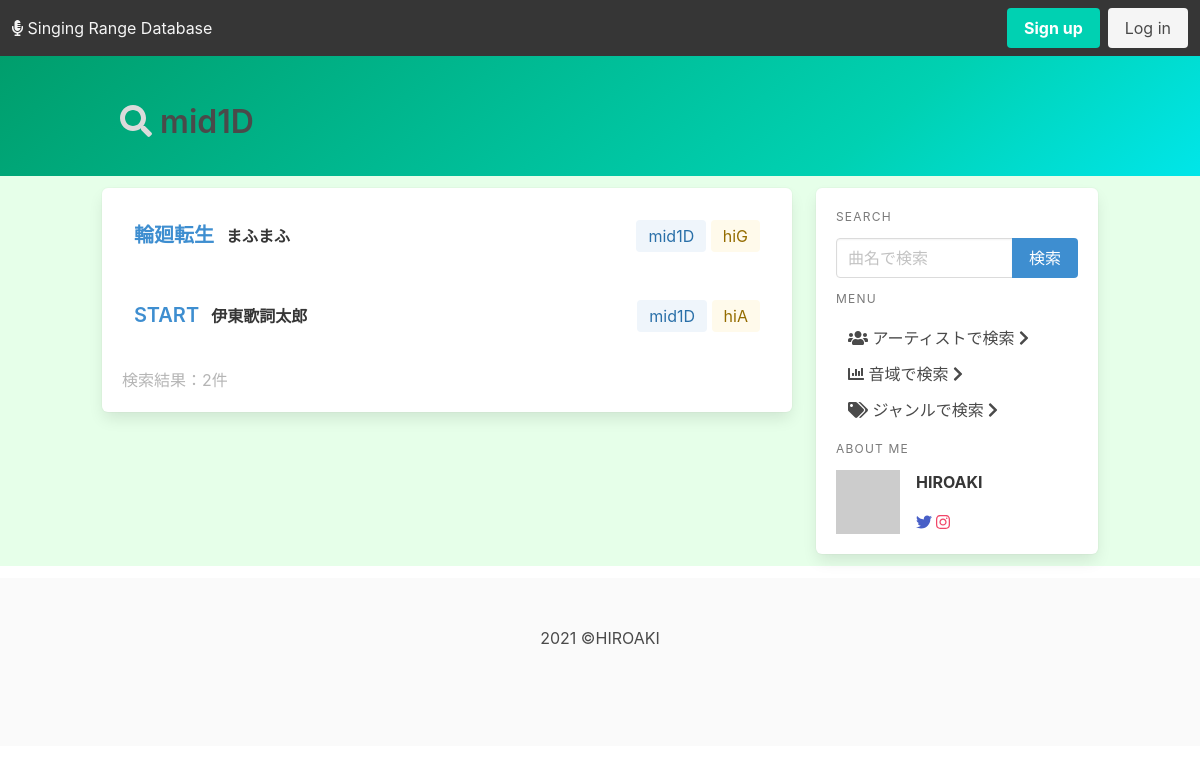
Screenshot of /ranges/search-result/range-M1D with the database file from the repository.
### ranges/models.py (models this page shows, shortened)
class Note(models.Model):
    note_id = models.CharField(max_length=5, primary_key=True)
    note_name = models.CharField(max_length=50)
    def __str__(self):
        return self.note_name

class Range(models.Model):
    song = models.ForeignKey(
        Song, on_delete=models.CASCADE, to_field="song_id", related_name="song")
    artist = models.ForeignKey(
        Artist, on_delete=models.CASCADE, to_field="artist_id", related_name="artist")
    performer = models.ManyToManyField(Artist, related_name="performer_name")
    lowest_note = models.ForeignKey(
        Note, on_delete=models.CASCADE, to_field="note_id", related_name="low_note")
    highest_note = models.ForeignKey(
        Note, on_delete=models.CASCADE, to_field="note_id", related_name="high_note")
    fake_note = models.ForeignKey(
        Note, on_delete=models.CASCADE, to_field="note_id", related_name="fake_note", null=True, blank=True)
    genre = models.ForeignKey(Genre, on_delete=models.CASCADE)
    release_date = models.DateTimeField('date released', null=True, blank=True)
    pub_date = models.DateTimeField(default=timezone.now())
    latest_update = models.DateTimeField('date update lately', auto_now=True)
    class Meta:
        unique_together = ['song', 'artist']

class Song(models.Model):
    class Meta:
        ordering = ('song_name',)
    song_id = models.AutoField(primary_key=True)
    song_name = models.CharField("Tilte", max_length=100)
    composer = models.ManyToManyField(Artist, related_name="composer_name")
    lyricist = models.ManyToManyField(Artist, related_name="lyricist_name")
    arranger = models.ManyToManyField(
        Artist, related_name="arranger_name", null=True, blank=True)
    def get_composer(self):
        return "\n".join([a.artist_name for a in self.composer.all()])
    def get_lyricist(self):
        return "\n".join([a.artist_name for a in self.lyricist.all()])
    def get_arranger(self):
        return "\n".join([a.artist_name for a in self.arranger.all()])
    get_composer.short_description = 'Composer'
    get_lyricist.short_description = 'Lyricist'
    get_arranger.short_description = 'Arranger'

class Artist(models.Model):
    artist_id = models.CharField(max_length=10, primary_key=True)
    artist_name = models.CharField("Artist's name", max_length=50)
    class Meta:
        ordering = ('artist_name', )

### ranges/views.py (the view)
# urls.py: path('search-result/range-<slug:note_pk>', views.result_range, name='result_range'),
def result_range(request, note_pk):
    high_ranges = Range.objects.filter(highest_note=note_pk)
    low_ranges = Range.objects.filter(lowest_note=note_pk)
    if not high_ranges and not low_ranges:
        context=queryError('range_note_error')
    else:
        context = {
            'high_ranges': high_ranges,
            'low_ranges': low_ranges,
            'input_name': get_object_or_404(Note, pk=note_pk).note_name,
            'h_num': Range.objects.filter(highest_note=note_pk).count(),
            'l_num': Range.objects.filter(lowest_note=note_pk).count(),
        }
    return render(request, 'ranges/result.html', context)

### ranges/templatetags/note_control.py (called while the page is built)
@register.filter
def color(pk):
    if pk.startswith('H4'):
        return 'is-danger'
    elif pk.startswith('H3'):
        return 'is-danger is-light'
    elif pk.startswith('H2'):
        return 'is-danger is-light'
    elif pk.startswith('H1'):
        return 'is-warning is-light'
    elif pk.startswith('M2'):
        return 'is-success is-light'
    elif pk.startswith('M1'):
        return 'is-info is-light'
    elif pk.startswith('L1'):
        return 'is-link is-light'
    elif pk.startswith('L2'):
        return 'is-link'
    elif pk.startswith('L3'):
        return 'is-link is-dark'
    elif pk.startswith('L4'):
        return 'is-link is-black'
    else:
        return 'is-light'

### ranges/templates/ranges/result.html (shortened to what this page needs)
{% extends './base.html' %}
{% load note_control %}
{% block page_name %}
<i class="fas fa-search has-text-grey-lighter"></i><span class="has-text-grey-dark"> {{input_name}}</span>
{% endblock page_name %}
{% block content %}
<div class="box">
    {% if range_error or song_error or range_note_error %}
    <div class="columns">
        {% if range_error %}
        <div class="column subtitle">
            <i class="fas fa-chevron-right"></i>{{input_name}}
            <a href="#" class="has-text-danger">を音域データベースに登録しませんか？</a>
        </div>
        {% elif song_error %}
        <div class="column subtitle">
            <i class="fas fa-chevron-right"></i>{{input_name}}
            <a href="#" class="has-text-danger">を曲データベースに登録しませんか？</a>
        </div>
        {% endif %}
    </div>
    <div class="content has-text-grey-light">
        検索結果：0件
    </div>
    {% elif high_ranges or low_ranges %}
    {% if high_ranges %}
    {% for result in high_ranges %}
    <div class="columns level is-gapless">
        <div class="level-left">
            <div class="column">
                <a href="{% url 'ranges:detail' result.artist.pk result.song.pk %}"
                    class="title is-5 has-text-info">{{result.song.song_name}}</a>
            </div>
            <div class="columns is-mobile">
                <div class="column">
                    <a href="#" class="title is-6">{{ result.artist.artist_name }}</a></div>
            </div>
        </div>
        <div class="level-right">
            <div class="column tags are-medium">
                <a href="{% url 'ranges:result_range' result.lowest_note.pk %}">
                    <div class="tag {{ result.lowest_note.pk | color }}">
                        {{ result.lowest_note }}
                    </div>
                </a>
                <a href="{% url 'ranges:result_range' result.highest_note.pk %}">
                    <div class="tag {{ result.highest_note.pk | color }}">
                        {{ result.highest_note }}
                    </div>
                </a>
            </div>
        </div>
    </div>
    {% endfor %}
    {% elif low_ranges %}
    {% for result in low_ranges %}
    <div class="columns level is-gapless">
        <div class="level-left">
            <div class="column">
                <a href="{% url 'ranges:detail' result.artist.pk result.song.pk %}"
                    class="title is-5 has-text-info">{{result.song.song_name}}</a>
            </div>
            <div class="columns is-mobile">
                <div class="column">
                    <a href="#" class="title is-6">{{ result.artist.artist_name }}</a></div>
            </div>
        </div>
        <div class="level-right">
            <div class="column tags are-medium">
                <a href="{% url 'ranges:result_range' result.lowest_note.pk %}">
                    <div class="tag {{ result.lowest_note.pk | color }}">
                        {{ result.lowest_note }}
                    </div>
                </a>
                <a href="{% url 'ranges:result_range' result.highest_note.pk %}">
                    <div class="tag {{ result.highest_note.pk | color }}">
                        {{ result.highest_note }}
                    </div>
                </a>
            </div>
        </div>
    </div>
    {% endfor %}
    {% endif %}
    <div class="content has-text-grey-light">
        検索結果：{{h_num|add:l_num}}件
    </div>
    {% endif %}
</div>
{% endblock content %}

### rows the page displays
Note: note_name "mid1D"
Range: song.song_name "輪廻転生", artist.artist_name "まふまふ", lowest_note "mid1D", highest_note "hiG"
Range: song.song_name "START", artist.artist_name "伊東歌詞太郎", lowest_note "mid1D", highest_note "hiA"

### other values shown
{{ h_num|add:l_num }} "2"
